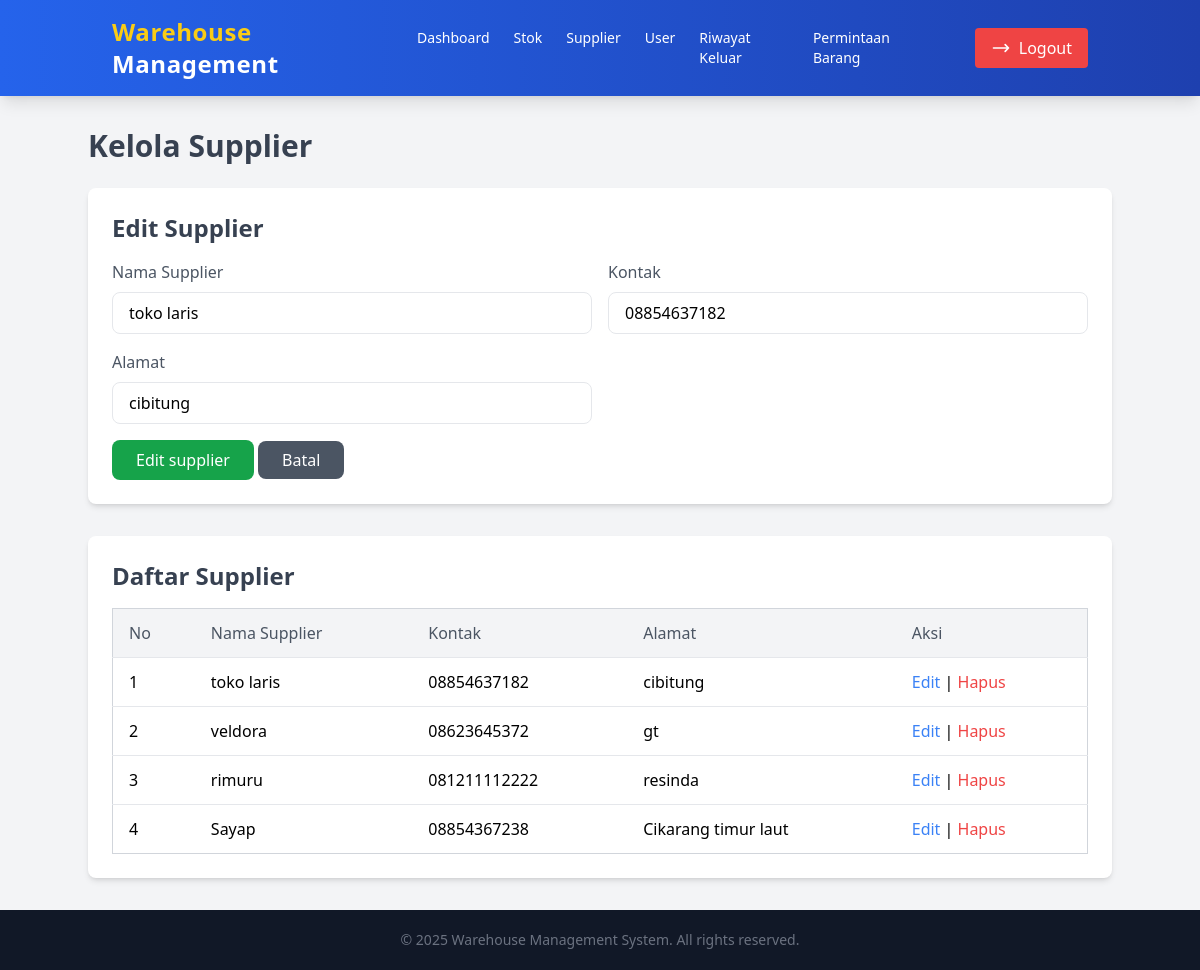
/admin/kelola_supplier.php?edit=7, run on the app's committed database.
### tables this page shows
CREATE TABLE `supplier` (
  `id_supp` int(15) NOT NULL,
  `nama_supp` varchar(255) NOT NULL,
  `kontak` varchar(13) NOT NULL,
  `alamat` varchar(255) NOT NULL
);

### admin/kelola_supplier.php (the view, shortened to what this page needs)
<?php
include('../koneksi.php');
$edit_data = null;
if (isset($_GET['edit'])) {
    $id_supp = $_GET['edit'];
    $result = $conn->query("SELECT * FROM supplier WHERE id_supp=$id_supp");
    if ($result && $result->num_rows > 0) {
        $edit_data = $result->fetch_assoc();
    } else {
        $edit_data = null;
    }
}
?>
<!DOCTYPE html>
<html lang="en">
<head>
    <script src="https://cdn.tailwindcss.com"></script>
</head>
<body class="bg-gray-100 font-sans leading-normal tracking-normal min-h-screen flex flex-col">
    <nav class="bg-gradient-to-r from-blue-600 to-blue-800 text-white shadow-lg">
        <div class="container mx-auto px-6 py-4 flex justify-between items-center">
            <a href="../admin_dashboard.php" class="text-2xl font-extrabold tracking-wide hover:text-yellow-400 transition duration-300">
                <span class="text-yellow-400">Warehouse</span> Management
            </a>
            <div class="flex items-center space-x-11">
                <ul class="flex space-x-6 text-sm font-medium">
                    <li>
                        <a href="../admin_dashboard.php" class="hover:text-yellow-400 transition duration-300">Dashboard</a>
                    </li>
                    <li>
                        <a href="kelola_stok.php" class="hover:text-yellow-400 transition duration-300">Stok</a>
                    </li>
                    <li>
                        <a href="kelola_supplier.php" class="hover:text-yellow-400 transition duration-300">Supplier</a>
                    </li>
                    <li>
                        <a href="kelola_user.php" class="hover:text-yellow-400 transition duration-300">User</a>
                    </li>
                    <li>
                        <a href="riwayat.php" class="hover:text-yellow-400 transition duration-300">Riwayat Keluar</a>
                    </li>
                    <li>
                        <a href="kelola_permintaan.php" class="hover:text-yellow-400 transition duration-300">Permintaan Barang</a>
                    </li>
                </ul>
                <a href="../logout.php" class="flex items-center bg-red-500 px-4 py-2 rounded hover:bg-red-600 transition duration-300">
                    <svg xmlns="http://www.w3.org/2000/svg" class="h-5 w-5 mr-2" fill="none" viewBox="0 0 24 24" stroke="currentColor">
                        <path stroke-linecap="round" stroke-linejoin="round" stroke-width="2" d="M17 16l4-4m0 0l-4-4m4 4H3" />
                    </svg>
                    Logout
                </a>
            </div>
        </div>
    </nav>
    <div class="container mx-auto mt-8 flex-grow">
        <h1 class="text-3xl font-bold text-gray-700 mb-6">Kelola Supplier</h1>
        <div class="bg-white shadow-md rounded-lg p-6 mb-8">
        <h2 class="text-2xl font-bold text-gray-700 mb-4">
            <?php echo $edit_data ? "Edit Supplier" : "Tambah Supplier"; ?>
        </h2>
            <form method="POST">
                <div class="grid grid-cols-1 md:grid-cols-2 gap-4">
                    <div>
                        <label for="nama_supp" class="block text-gray-600 font-medium mb-2">Nama Supplier</label>
                        <input type="text" id="nama_supp" name="nama_supp" class="w-full px-4 py-2 border rounded-lg focus:outline-none focus:ring-2 focus:ring-yellow-500" placeholder="Masukkan nama supplier" value="<?php echo $edit_data ? htmlspecialchars($edit_data['nama_supp']) : ''; ?>" required>
                    </div>
                    <div>
                        <label for="kontak" class="block text-gray-600 font-medium mb-2">Kontak</label>
                        <input type="text" id="kontak" name="kontak" class="w-full px-4 py-2 border rounded-lg focus:outline-none focus:ring-2 focus:ring-yellow-500" placeholder="Masukkan kontak supplier" value="<?php echo $edit_data ? htmlspecialchars($edit_data['kontak']) : ''; ?>" required>
                    </div>
                    <div>
                        <label for="alamat" class="block text-gray-600 font-medium mb-2">Alamat</label>
                        <input type="text" id="alamat" name="alamat" class="w-full px-4 py-2 border rounded-lg focus:outline-none focus:ring-2 focus:ring-yellow-500" placeholder="Masukkan alamat supplier" value="<?php echo $edit_data ? htmlspecialchars($edit_data['alamat']) : ''; ?>" required>
                    </div>
                </div>
                <button type="submit" name="<?php echo $edit_data ? 'update' : 'insert'; ?>" class="mt-4 bg-green-600 text-white px-6 py-2 rounded-lg hover:bg-green-700 transition duration-300">
                    <?php echo $edit_data ? "Edit supplier" : "Tambah supplier"; ?>
                </button>
                <?php if ($edit_data): ?>
                    <a href="kelola_supplier.php" class="mt-4 bg-gray-600 text-white px-6 py-2 rounded-lg hover:bg-gray-700 transition duration-300">Batal</a>
                <?php endif; ?>
            </form>
        </div>
        <div class="bg-white shadow-md rounded-lg p-6 mt-8 flex-grow">
            <h2 class="text-2xl font-bold text-gray-700 mb-4">Daftar Supplier</h2>
            <div class="overflow-x-auto">
                <table class="min-w-full bg-white border border-gray-300 rounded-lg">
                    <thead class="bg-gray-100">
                        <tr>
                            <th class="py-3 px-4 border-b text-left text-gray-600 font-medium">No</th>
                            <th class="py-3 px-4 border-b text-left text-gray-600 font-medium">Nama Supplier</th>
                            <th class="py-3 px-4 border-b text-left text-gray-600 font-medium">Kontak</th>
                            <th class="py-3 px-4 border-b text-left text-gray-600 font-medium">Alamat</th>
                            <th class="py-3 px-4 border-b text-left text-gray-600 font-medium">Aksi</th>
                        </tr>
                    </thead>
                    <tbody class="divide-y divide-gray-200">
                        <?php
                        $sql = "SELECT id_supp, nama_supp, kontak, alamat FROM supplier";
                        $result = $conn->query($sql);
                        $no = 1;
                        if ($result && $result->num_rows > 0) {
                            while ($row = $result->fetch_assoc()) {
                                echo "<tr class='hover:bg-gray-50'>
                                        <td class='py-3 px-4'>" . htmlspecialchars($no++) . "</td>
                                        <td class='py-3 px-4'>" . htmlspecialchars($row['nama_supp']) . "</td>
                                        <td class='py-3 px-4'>" . htmlspecialchars($row['kontak']) . "</td>
                                        <td class='py-3 px-4'>" . htmlspecialchars($row['alamat']) . "</td>
                                        <td class='py-3 px-4'>
                                            <a href='?edit=" . $row['id_supp'] . "' class='text-blue-500 hover:underline'>Edit</a> |
                                            <a href='?delete=" . $row['id_supp'] . "' onclick=\"return confirm('Yakin ingin menghapus?')\" class='text-red-500 hover:underline'>Hapus</a>
                                        </td>
                                    </tr>";
                            }
                        } else {
                            echo "<tr>
                                    <td colspan='5' class='py-3 px-4 text-center text-gray-500'>Belum ada data supplier.</td>
                                </tr>";
                        }
                        ?>
                    </tbody>
                </table>
            </div>
        </div>
    </div>
    <footer class="bg-gray-900 text-white w-full pb-5  mt-8">
        <div class="mt-5 text-center">
            <p class="text-sm text-gray-500">
                &copy; <?php echo date('Y'); ?> Warehouse Management System. All rights reserved.
            </p>
        </div>
    </footer>
</body>
</html>

### data on the page
supplier: nama_supp "toko laris", kontak "08854637182", alamat "cibitung"
supplier: nama_supp "veldora", kontak "08623645372", alamat "gt"
supplier: nama_supp "rimuru", kontak "081211112222", alamat "resinda"
supplier: nama_supp "Sayap", kontak "08854367238", alamat "Cikarang timur laut"
